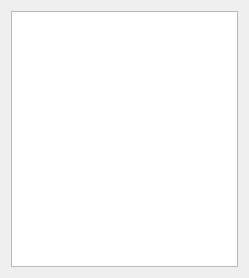
<?xml version="1.0" encoding="UTF-8"?>
<ui version="4.0">
 <class>ObjectListDialog</class>
 <widget class="QDialog" name="ObjectListDialog">
  <property name="geometry">
   <rect>
    <x>0</x>
    <y>0</y>
    <width>249</width>
    <height>278</height>
   </rect>
  </property>
  <property name="windowTitle">
   <string>Objects in Level</string>
  </property>
  <layout class="QVBoxLayout" name="verticalLayout">
   <item>
    <widget class="QListWidget" name="levelObjectList"/>
   </item>
  </layout>
 </widget>
 <resources/>
 <connections/>
</ui>
